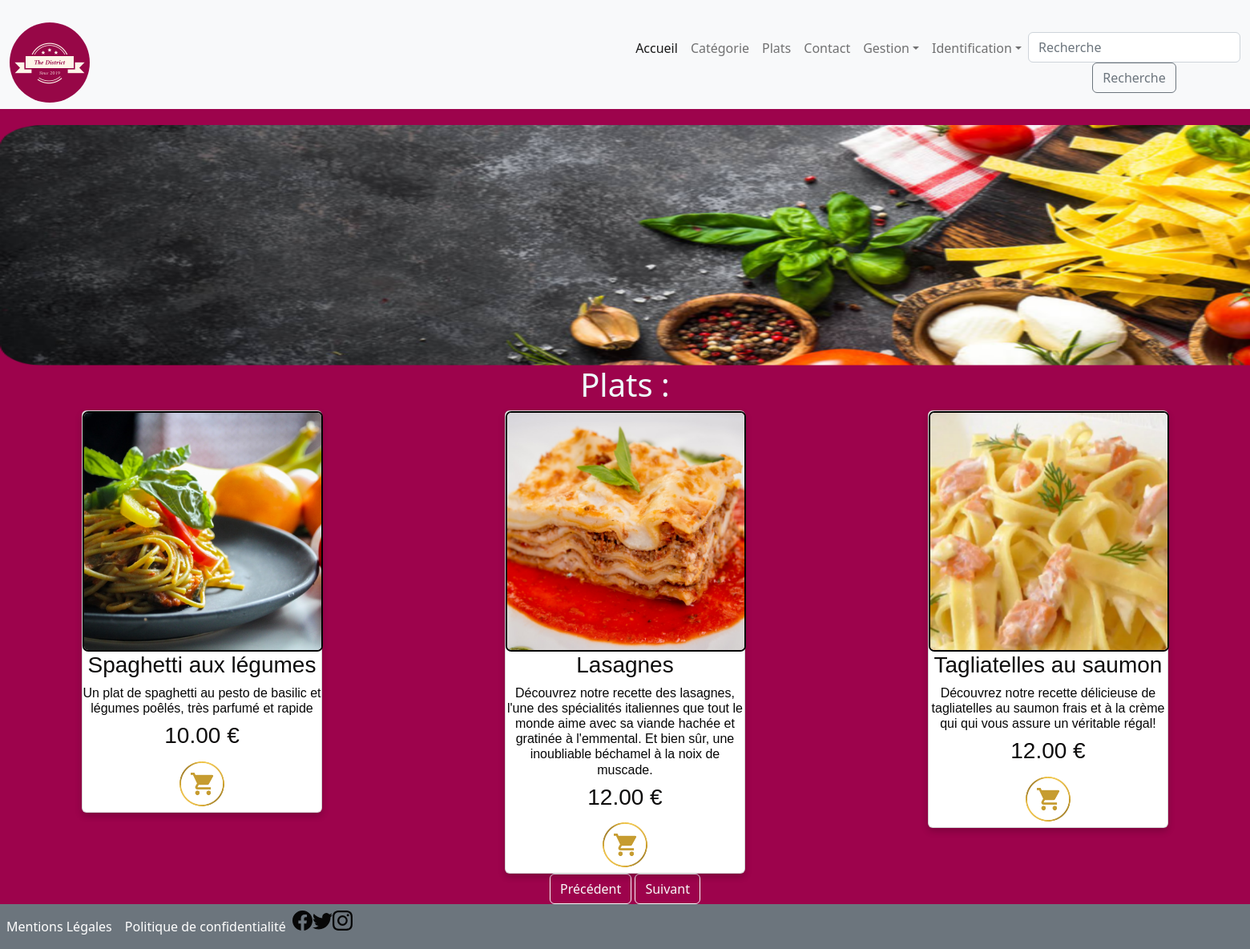
/platcat.php?cat=10, run on the app's committed database.
### tables this page shows
CREATE TABLE `plat` (
  `id` int(11) NOT NULL,
  `libelle` varchar(100) NOT NULL,
  `description` text NOT NULL,
  `prix` decimal(10,2) NOT NULL,
  `image` varchar(255) NOT NULL,
  `id_categorie` int(11) NOT NULL,
  `active` varchar(10) NOT NULL
);

### dao.php (called while the page is built, shortened)
<?php
function getPlatcat($limit, $offset, $id)
{
    $db = connexionBase();
    $platCat = $db->prepare("SELECT plat.*
        FROM `plat`
        JOIN categorie ON categorie.id=plat.id_categorie
        WHERE plat.id_categorie = :id
        LIMIT :limit OFFSET :offset;");
    $platCat->bindValue(':limit', $limit, pdo::PARAM_INT);
    $platCat->bindValue(':offset', $offset, pdo::PARAM_INT);
    $platCat->bindValue(':id', $id, pdo::PARAM_INT);
    $platCat->execute();
    $platCats = $platCat->fetchAll(PDO::FETCH_OBJ);
    return $platCats;
}

### platcat.php (the view, shortened to what this page needs)
<?php
include('dao.php');
$page = $_GET['page'];
if ($page <= 0) {
    $page = 1;
}
$limit = 6;
$id = $_GET['cat'];
$offset = ($page - 1) * $limit;
$Platcats = getPlatcat($limit, $offset, $id);
include_once "Template/header.php";
include_once "Template/nav.php";
?>
<div class="container-fluid g-0">
    <img class="promos" src="assets/images/bg2-modified.png" alt="district" title="district" width="1800" height="300" />
    <div class="row">
        <div class="col-md-12 col-sm-12">
        <h1 class="animate__animated animate__bounceInLeft">Plats :</h1>
        </div>
        <?php foreach ($Platcats as $Platcat) :
        ?>
            <div class="col-4">
            <div class="card">
                <img src="assets/images/food/<?= $Platcat->image; ?>" width="300" height="300" alt="" class="arrondie">
                <h3><?= $Platcat->libelle ?></h3>
                <h6><?= $Platcat->description ?></h6>
                <h3><?= $Platcat->prix ?> €</h3>
                <a href="commande.php?id=<?= $Platcat->id; ?>">
                <img src="assets/images/61d9831c482674000429052e.png" alt="" width="70" height="70" class="rounded-circle">
                </a>
            </div>
            </div>
        <?php
        endforeach;
        ?>
    </div>
    <a class="btn btn-outline-light" href="?cat=<?= $id ?>&page=<?= $page - 1 ?>" role="button">Précédent</a>
    <a class="btn btn-outline-light" href="?cat=<?= $id ?>&page=<?= $page + 1 ?>" role="button">Suivant</a>
    <?php
    include_once "./Template/footer.php";
    ?>

### assets/css/style.css (style rules this page uses)
body { background-image: url('../images/peinture-murale-framboise-decohom.jpg'); background-repeat: no-repeat; background-size: cover; }
.container-index, .container-fluid { text-align: center; padding-top: 20px; width: 100%; color: rgb(7, 7, 7); }
p, h3 { color: rgb(14, 13, 13); }
h1, h4,h5,th,td { color: azure; }
.arrondie { border: 2px solid black; -moz-border-radius: 7px; -webkit-border-radius: 7px; border-radius: 7px; object-fit: cover; }
.card { box-shadow: 0 4px 8px 0 rgba(0, 0, 0, 0.2); max-width: 300px; margin: auto; text-align: center; font-family: arial; }

### data on the page
plat: image (picture), libelle "Spaghetti aux légumes", description "Un plat de spaghetti au pesto de basilic et légumes poêlés, très parfumé et rapide", prix "10.00"
plat: shows a picture, libelle "Lasagnes", description "Découvrez notre recette des lasagnes, l'une des spécialités italiennes que tout le monde aime avec sa viande hachée et gratinée à l'emmental. Et bien sûr, une inoubliable béchamel à la noix de muscade.", prix "12.00"
plat: shows a picture, libelle "Tagliatelles au saumon", description "Découvrez notre recette délicieuse de tagliatelles au saumon frais et à la crème qui qui vous assure un véritable régal!", prix "12.00"
